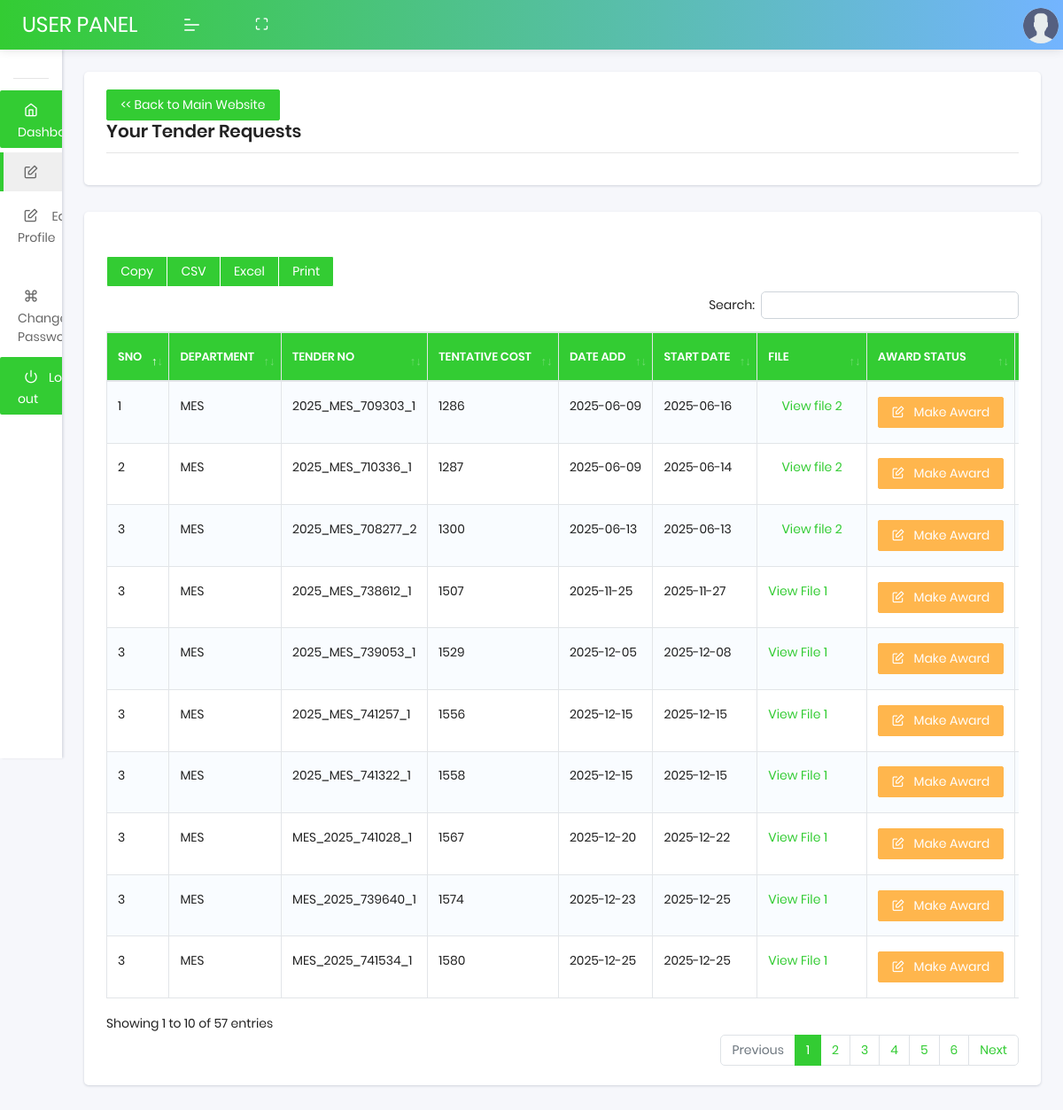
/user/tender-request.php (signed in), run on the app's committed database.
### tables this page shows
CREATE TABLE `user_tender_requests` (
  `id` int(11) NOT NULL,
  `member_id` int(11) NOT NULL,
  `tenderID` varchar(20) NOT NULL,
  `department_id` int(11) NOT NULL,
  `created_at` timestamp NOT NULL DEFAULT current_timestamp(),
  `status` varchar(15) NOT NULL,
  `tender_no` varchar(20) DEFAULT NULL,
  `name_of_work` varchar(255) DEFAULT NULL,
  `file_name` varchar(255) DEFAULT NULL,
  `reference_code` text DEFAULT NULL,
  `section_id` varchar(20) DEFAULT NULL,
  `sent_at` datetime DEFAULT NULL,
  `selected_user_id` int(11) DEFAULT NULL,
  `allotted_at` datetime DEFAULT NULL,
  `reminder_days` int(11) DEFAULT NULL,
  `updated_at` datetime DEFAULT current_timestamp() ON UPDATE current_timestamp(),
  `division_id` varchar(11) DEFAULT NULL,
  `sub_division_id` varchar(11) DEFAULT NULL,
  `due_date` varchar(30) DEFAULT NULL,
  `remark` varchar(10) DEFAULT NULL,
  `remarked_at` datetime DEFAULT NULL,
  `project_status` varchar(11) DEFAULT NULL,
  `file_name2` varchar(255) DEFAULT NULL,
  `tentative_cost` varchar(200) DEFAULT NULL,
  `auto_quotation` varchar(255) DEFAULT '0',
  `delete_tender` varchar(255) NOT NULL DEFAULT '0',
  `email_sent_date` varchar(255) NOT NULL,
  `updated_by` varchar(255) NOT NULL DEFAULT '',
  `additional_files` longtext DEFAULT NULL,
  `user_additional_files` longtext DEFAULT NULL,
  `project_name` text DEFAULT NULL,
  `project_location` text DEFAULT NULL
);

CREATE TABLE `department` (
  `department_id` int(11) NOT NULL,
  `department_name` varchar(100) NOT NULL,
  `status` int(11) NOT NULL DEFAULT 1
);

### user/tender-request.php (the view, shortened to what this page needs)
<?php
include("../login/db/config.php");
$memberQuery = "SELECT member_id FROM members WHERE email_id='" . $_SESSION["login_register"] . "'";
$memberData = mysqli_query($db, $memberQuery);
$member = mysqli_fetch_row($memberData);
$query = "SELECT department.department_name,  ur.tenderID, ur.created_at,
ur.due_date, ur.file_name,  ur.status, ur.id, ur.remark, ur.project_status, ur.file_name2 , ur.tentative_cost,ur.additional_files FROM user_tender_requests ur
inner join department on ur.department_id = department.department_id WHERE ur.member_id='" . $member[0] . "'";
$result = mysqli_query($db, $query);
?>
<!DOCTYPE html>
<html lang="en">
<head>
    <link rel="stylesheet" href="assets/css/plugins/dataTables.bootstrap4.min.css">
    <link rel="stylesheet" href="assets/css/style.css">
    <link rel="stylesheet" href="https://cdn.jsdelivr.net/npm/notyf@3/notyf.min.css" />
</head>
<body class="">
    <nav class="pcoded-navbar menupos-fixed menu-light ">
        <div class="navbar-wrapper  ">
            <div class="navbar-content scroll-div ">
                <ul class="nav pcoded-inner-navbar ">
                    <li class="nav-item pcoded-menu-caption">
                    </li>
                    <li class="nav-item">
                        <a href="home.php" class="nav-link " style="background:#33cc33; color:#fff;"><span
                                class="pcoded-micon"><i class="feather icon-home"></i></span><span
                                class="">Dashboard</span></a>
                    </li>
                    <li class="nav-item">
                        <a href="tender-request.php" class="nav-link "><span class="pcoded-micon"><i
                                    class="feather icon-edit"></i></span></a>
                    </li>
                    <li class="nav-item">
                        <a href="edit-profile.php" class="nav-link"><span class="pcoded-micon"><i
                                    class="feather icon-edit"></i></span><span class="">
                                Edit Profile</span></a>
                    </li>
                    <li class="nav-item">
                        <a href="changepass.php" class="nav-link"><span class="pcoded-micon"><i
                                    class="feather icon-command"></i></span><span class="">Change
                                Password</span></a>
                    </li>
                    <li class="nav-item">
                        <a href="logout.php" class="nav-link " style="background:#33cc33; color:#fff;"><span
                                class="pcoded-micon"><i class="feather icon-power"></i></span><span class="">Log
                                out</span></a>
                    </li>
                </ul>
            </div>
        </div>
    </nav>
    <header class="navbar pcoded-header navbar-expand-lg navbar-light headerpos-fixed header-blue">
        <div class="m-header">
            <a class="mobile-menu" id="mobile-collapse" href="#!"><span></span></a>
            <a href="#!" class="b-brand" style="font-size:24px;">
                USER PANEL
            </a>
        </div>
        <div class="collapse navbar-collapse">
            <ul class="navbar-nav mr-auto">
                <li class="nav-item">
                    <a href="#!" class="full-screen" onClick="javascript:toggleFullScreen()"><i
                            class="feather icon-maximize"></i></a>
                </li>
            </ul>
        </div>
        <div class="dropdown drp-user">
            <a href="#!" class="dropdown-toggle" data-toggle="dropdown">
                <img src="assets/images/user.png" class="img-radius wid-40" alt="User-Profile-Image">
            </a>
        </div>
    </header>
    <section class="pcoded-main-container">
        <div class="pcoded-content">
            <div class="page-header">
                <div class="page-block">
                    <div class="row align-items-center">
                        <div class="col-md-12">
                            <a href="../index.php" class="btn btn-primary">
                                << Back to Main Website</a>
                                    <div class="page-header-title">
                                        <h5 class="m-b-10">Your Tender Requests
                                        </h5>
                                    </div>
                        </div>
                    </div>
                </div>
            </div>
            <div class="row">
                <div class="col-sm-12">
                    <div class="card">
                        <div class="card-header table-card-header">
                        </div>
                        <div class="card-body">
                            <div class="dt-responsive table-responsive">
                                <?php
                                $count = 1;
                                ?>
                                <table id="basic-btn" class="table table-striped table-bordered nowrap">
                                    <thead>
                                        <tr>
                                            <th>SNO</th>
                                            <th>Department</th>
                                            <th>Tender No</th>
                                            <th>Tentative Cost</th>
                                            <th>Date Add</th>
                                            <th>Start Date</th>
                                            <th>File</th>
                                            <th>Award Status</th>
                                            <th>Status</th>
                                        </tr>
                                    </thead>
                                    <tbody>
                                        <?php while ($row = mysqli_fetch_row($result)): ?>
                                            <tr class='record'>
                                                <td><?php echo $count; ?></td>
                                                <td><?php echo htmlspecialchars($row[0]); ?></td>
                                                <td><?php echo htmlspecialchars($row[1]); ?></td>
                                                <td><?php echo htmlspecialchars($row[6]); ?></td>
                                                <td><?php echo date_format(date_create($row[2]), "Y-m-d"); ?></td>
                                                <td><?php echo date_format(date_create($row[3]), "Y-m-d"); ?></td>
                                                <?php
                                                $res = base64_encode($row[6]);
                                                if ($row[5] == 'Requested') {
                                                    ?>
                                                    <td>-</td>
                                                    <td>-</td>
                                                    <td>
                                                        <button type='button' class='btn btn-warning'>
                                                            <i class='feather icon-edit'></i> &nbsp;Pending
                                                        </button>
                                                    </td>
                                                    <?php
                                                } else {
                                                    if ($row[5] == 'Allotted' && (empty($row[7])) || $row[5] == 'Sent') {
                                                        ?>
                                                        <td>
                                                             <?php if (isset($row[9]) && $row[9] == null) { ?>
                                                                <a href="<?= '../login/tender/' . $row[9] ?>" target="_blank" style="padding:6px 15.2px;">
                                                                    View file 2
                                                                </a> </br>
                                                            <?php } ?>
                                                             <?php if (!empty($row[11])) {
                                            $extraFiles = json_decode($row[11], true);
                                            ?>
                                            <?php if (is_array($extraFiles)) {
                                                $count = 1;
                                                ?>
                                                <?php foreach ($extraFiles as $index => $filePath) { ?>
                                                    <a href="<?= '../login/' . $filePath ?>" target="_blank">View
                                                        File <?= $count ?>
                                                    </a><br />
                                                    <?php
                                                    $count++;
                                                } ?>
                                            <?php } ?>
                                        <?php } ?>
                                                        </td>
                                                        <td>
                                                            <a href='reward-tender-edit.php?id=<?php echo $res; ?>'>
                                                                <button type='button' class='btn btn-warning'>
                                                                    <i class='feather icon-edit'></i> &nbsp; Make Award
                                                                </button>
                                                            </a>
                                                        </td>
                                                        <td>
                                                        </td>
                                                        <?php
                                                    }
                                                    if ($row[7] == 'accepted' || $row[7] == 'denied') {
                                                        ?>
                                                             <?php if (!empty($row[11])) {
                                                                    $extraFiles = json_decode($row[11], true);
                                                                    ?>
                                                                    <?php if (is_array($extraFiles)) {
                                                                        $count = 1;
                                                                        ?>
                                                                        <?php foreach ($extraFiles as $index => $filePath) { ?>
                                                                            <?php
                                                                            $count++;
                                                                        } ?>
                                                                    <?php } ?>
                                                                <?php } ?>
                                                        <?php
                                                    }
                                                }
                                                ?>
                                            </tr>
                                            <?php $count++; ?>
                                        <?php endwhile; ?>
                                    </tbody>
                                </table>
                            </div>
                        </div>
                    </div>
                </div>
            </div>
        </div>
    </section>
</body>
</html>

### data on the page
user_tender_requests: count "1", department.department_name "MES", tenderID "2025_MES_709303_1", id "1286", created_at "2025-06-09", due_date "2025-06-16"
user_tender_requests: count "2", department.department_name "MES", tenderID "2025_MES_710336_1", id "1287", created_at "2025-06-09", due_date "2025-06-14"
user_tender_requests: count "3", department.department_name "MES", tenderID "2025_MES_708277_2", id "1300", created_at "2025-06-13", due_date "2025-06-13"
user_tender_requests: count "3", department.department_name "MES", tenderID "2025_MES_738612_1", id "1507", created_at "2025-11-25", due_date "2025-11-27"
user_tender_requests: count "3", department.department_name "MES", tenderID "2025_MES_739053_1", id "1529", created_at "2025-12-05", due_date "2025-12-08"
user_tender_requests: count "3", department.department_name "MES", tenderID "2025_MES_741257_1", id "1556", created_at "2025-12-15", due_date "2025-12-15"
user_tender_requests: count "3", department.department_name "MES", tenderID "2025_MES_741322_1", id "1558", created_at "2025-12-15", due_date "2025-12-15"
user_tender_requests: count "3", department.department_name "MES", tenderID "MES_2025_741028_1", id "1567", created_at "2025-12-20", due_date "2025-12-22"
user_tender_requests: count "3", department.department_name "MES", tenderID "MES_2025_739640_1", id "1574", created_at "2025-12-23", due_date "2025-12-25"
user_tender_requests: count "3", department.department_name "MES", tenderID "MES_2025_741534_1", id "1580", created_at "2025-12-25", due_date "2025-12-25"
